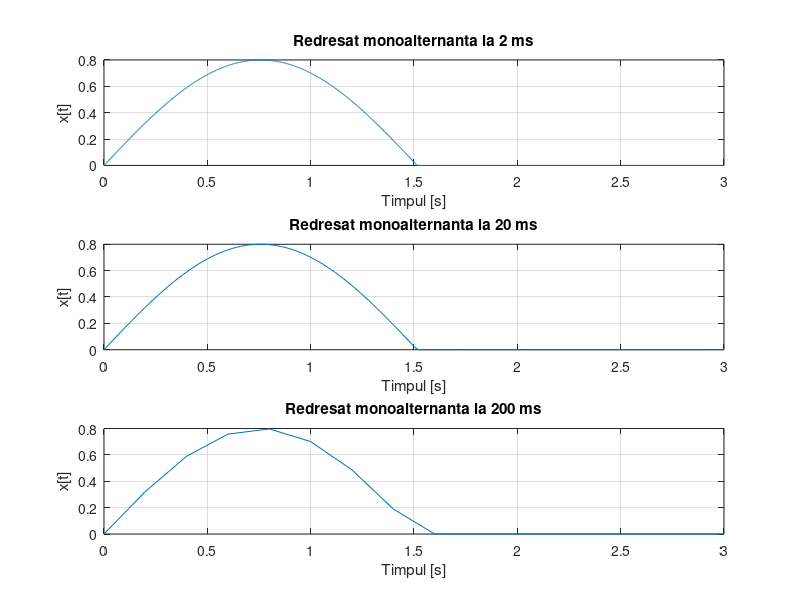

The MATLAB script that drew this image:
subplot(3,1,1);
F=0.33; %frecventa semnalului
t=0:0.002:3; %pasul (rezolutia) lui t este de 2ms
x=0.8*sin(2*pi*F*t); %semnalul sinusoidal
for i=1:1:length(x); %am luat pentru fiecare componenta mai mica ca zero a semnalului 
                     %sa fie 0.
    if (x(i)<0)
        x(i)=0;
    end   
end
plot(t,x),grid
title('Redresat monoalternanta la 2 ms');
xlabel('Timpul [s]')
ylabel('x[t]')

subplot(3,1,2);
F=0.33;
t=0:0.02:3;
x=0.8*sin(2*pi*F*t);
for i=1:1:length(x);
    if (x(i)<0)
        x(i)=0;
    end   
end
plot(t,x),grid
title('Redresat monoalternanta la 20 ms');
xlabel('Timpul [s]')
ylabel('x[t]')

subplot(3,1,3);
F=0.33;
t=0:0.2:3;
x=0.8*sin(2*pi*F*t);
for i=1:1:length(x);
    if (x(i)<0)
        x(i)=0;
    end   
end
plot(t,x),grid
title('Redresat monoalternanta la 200 ms');
xlabel('Timpul [s]')
ylabel('x[t]')
